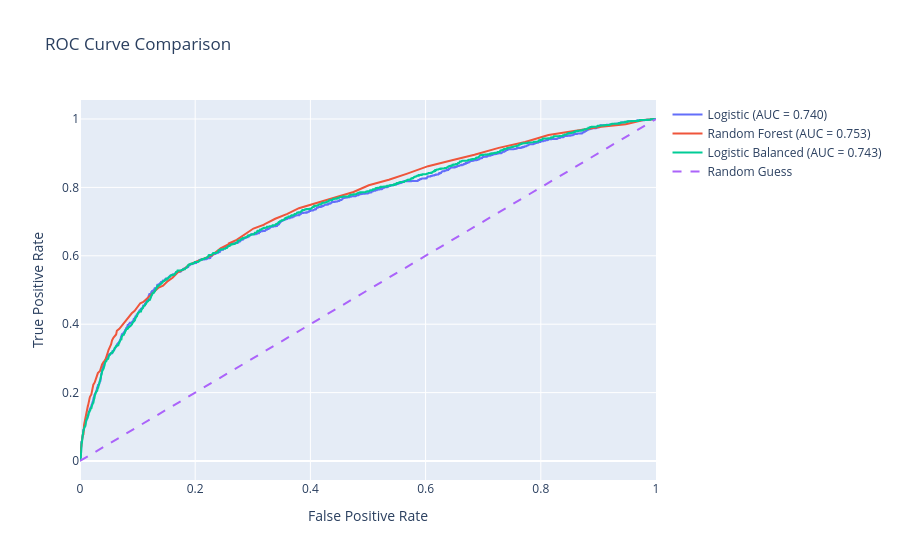

This figure's notebook cell:
### Markdown cell above
### ROC Curve Comparison

The ROC curve compares model performance across different thresholds.

A higher curve (closer to top-left) indicates better discrimination ability.

### Code cell
import plotly.graph_objects as go
from sklearn.metrics import roc_curve, auc

# Compute ROC curves
fpr_log, tpr_log, _ = roc_curve(y_test, y_prob_log)
fpr_rf, tpr_rf, _ = roc_curve(y_test, y_prob_rf)
fpr_bal, tpr_bal, _ = roc_curve(y_test, y_prob_bal)

# Compute AUC
auc_log = auc(fpr_log, tpr_log)
auc_rf = auc(fpr_rf, tpr_rf)
auc_bal = auc(fpr_bal, tpr_bal)

# Plot
fig = go.Figure()

fig.add_trace(go.Scatter(
    x=fpr_log, y=tpr_log,
    mode='lines',
    name=f'Logistic (AUC = {auc_log:.3f})'
))

fig.add_trace(go.Scatter(
    x=fpr_rf, y=tpr_rf,
    mode='lines',
    name=f'Random Forest (AUC = {auc_rf:.3f})'
))

fig.add_trace(go.Scatter(
    x=fpr_bal, y=tpr_bal,
    mode='lines',
    name=f'Logistic Balanced (AUC = {auc_bal:.3f})'
))

# Diagonal line (random model)
fig.add_trace(go.Scatter(
    x=[0, 1], y=[0, 1],
    mode='lines',
    name='Random Guess',
    line=dict(dash='dash')
))

fig.update_layout(
    title="ROC Curve Comparison",
    xaxis_title="False Positive Rate",
    yaxis_title="True Positive Rate"
)

fig.show()

### Figure 1 — Plotly figure (JSON) as saved in the notebook; plotly's stock layout.template omitted (floating-point values rounded to 4 significant figures; data arrays with more than 128 entries replaced by an {"elided": "..."} marker saying what was removed)
{"data": [{"mode": "lines", "name": "Logistic (AUC = 0.740)", "type": "scatter", "x": {"elided": "1739 float values"}, "y": {"elided": "1739 float values"}}, {"mode": "lines", "name": "Random Forest (AUC = 0.753)", "type": "scatter", "x": {"elided": "147 float values"}, "y": {"elided": "147 float values"}}, {"mode": "lines", "name": "Logistic Balanced (AUC = 0.743)", "type": "scatter", "x": {"elided": "1706 float values"}, "y": {"elided": "1706 float values"}}, {"line": {"dash": "dash"}, "mode": "lines", "name": "Random Guess", "type": "scatter", "x": [0, 1], "y": [0, 1]}], "layout": {"autosize": true, "title": {"text": "ROC Curve Comparison"}, "xaxis": {"autorange": true, "range": [0, 1], "title": {"text": "False Positive Rate"}, "type": "linear"}, "yaxis": {"autorange": true, "range": [-0.05556, 1.056], "title": {"text": "True Positive Rate"}, "type": "linear"}}}
